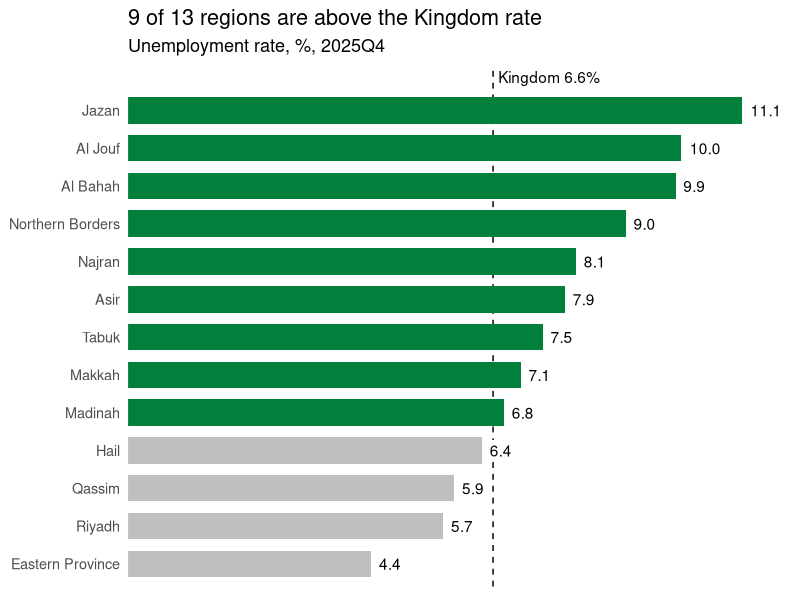

R code for this plot:
## ---- chunk 1
#| include: false
library(tidyverse)
latest <- read_csv("unemployment.csv") |>
  filter(date == max(date))
kingdom <- latest |>
  filter(region == "Kingdom") |>
  pull(rate)
regions <- latest |>
  filter(region != "Kingdom") |>
  mutate(above = rate > kingdom)
n_above <- sum(regions$above)
## ---- chunk 2
#| fig-width: 8
#| fig-height: 5.5
ggplot(regions,
       aes(rate, fct_reorder(region, rate),
           fill = above)) +
  geom_vline(xintercept = kingdom,
             linetype = "dashed") +
  geom_col(width = 0.7) +
  geom_label(
    aes(label = scales::number(rate, accuracy = 0.1)),
    hjust = -0.1, fill = "white", label.size = 0) +
  scale_fill_manual(values = c(`TRUE` = "#00803A",
                               `FALSE` = "grey75"),
                    guide = "none") +
  scale_x_continuous(
    expand = expansion(mult = c(0, 0.08))) +
  scale_y_discrete(
    expand = expansion(add = c(0.6, 1.2))) +
  annotate("text", x = kingdom, y = Inf,
           label = str_glue("Kingdom {kingdom}%"),
           hjust = -0.05, vjust = 1.5) +
  labs(title = str_glue(
         "{n_above} of {nrow(regions)} regions ",
         "are above the Kingdom rate"),
       subtitle = str_glue(
         "Unemployment rate, %, {latest$quarter[1]}"),
       x = NULL, y = NULL) +
  theme_minimal(base_size = 13) +
  theme(panel.grid = element_blank(),
        axis.text.x = element_blank())
